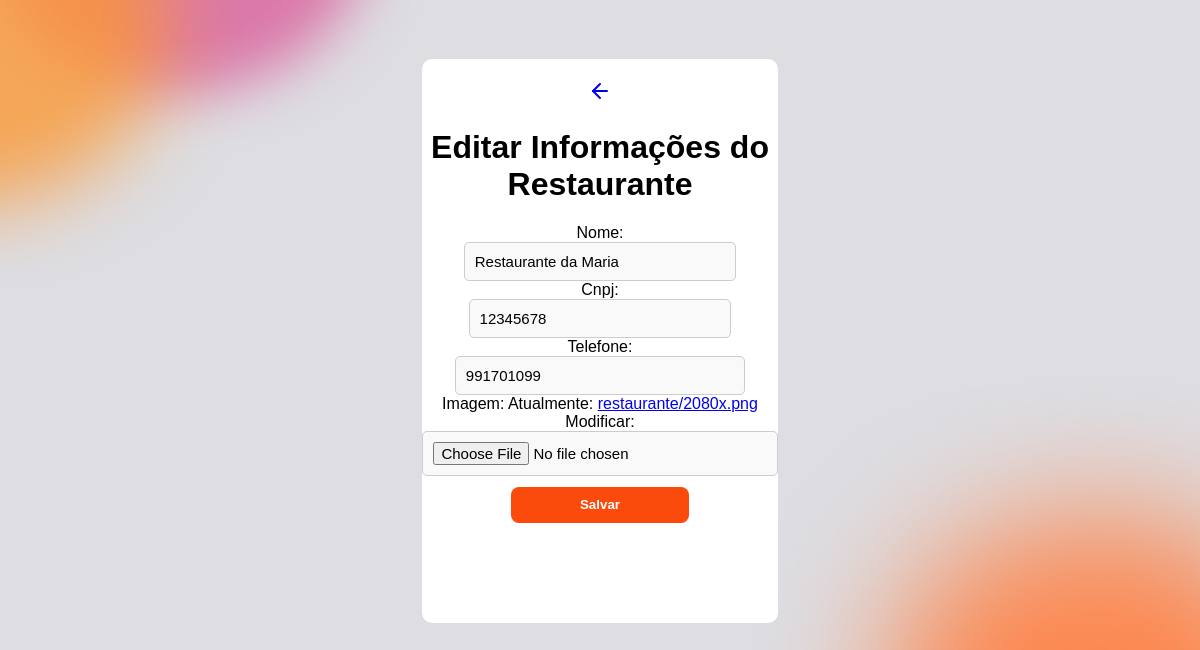
The app's page /dash/info/editar/ (signed in), older data.
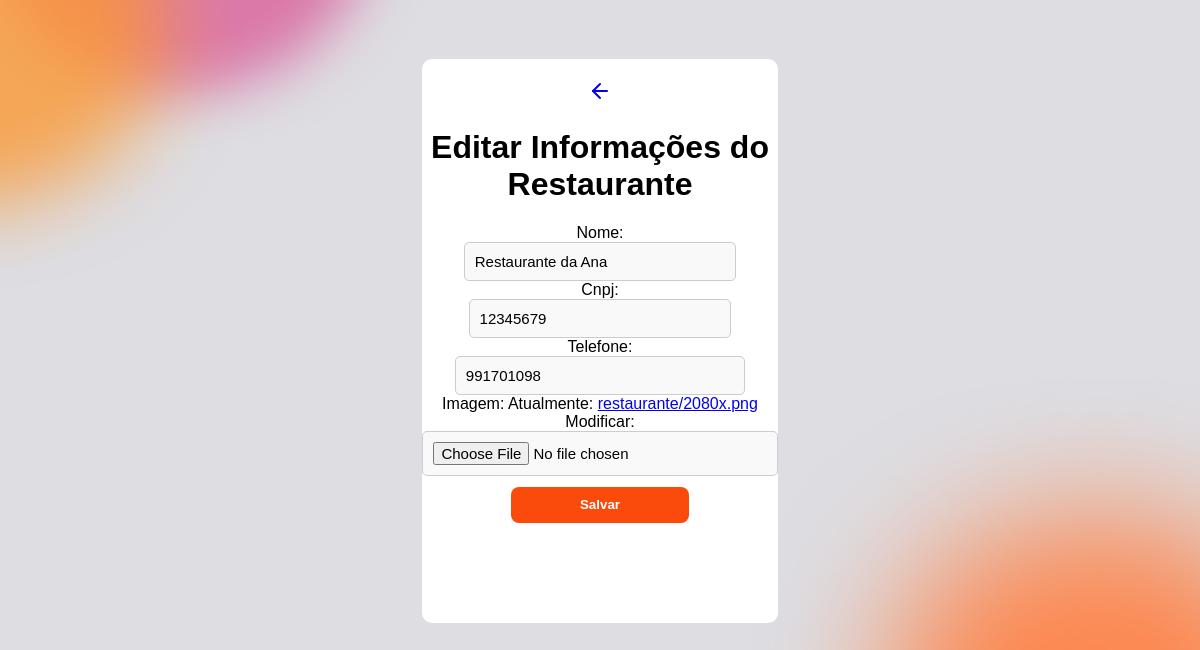
The same page, newer data.
### dashboard/models.py (models this page shows, shortened)
class Restaurante(models.Model):
    user = models.OneToOneField(User, on_delete=models.CASCADE)
    nome = models.CharField(max_length=100)
    cnpj = models.CharField(max_length=18, unique=True)
    telefone = models.CharField(max_length=15)
    imagem = models.ImageField(upload_to='restaurante/', null=True)
    criado_em = models.DateTimeField(auto_now_add=True)

### dashboard/views.py (the view)
# urls.py: path('info/editar/', editar_informacoes, name='editar_informacoes'),
def editar_informacoes(request):
    restaurante = Restaurante.objects.get(user=request.user)
    form = RestauranteEditForm(request.POST or None, request.FILES or None, instance=restaurante)
    if form.is_valid():
        form.save()
        messages.success(request, 'informações atualizadas com sucesso!')
        return redirect('home_info')
    return render(request, 'info/form_info.html', {'form':form})

### dashboard/forms.py
class RestauranteEditForm(forms.ModelForm):
    class Meta:
        model = Restaurante
        fields = ['nome', 'cnpj', 'telefone', 'imagem']
        widgets = {
            'nome': forms.TextInput(attrs={'placeholder':'Nome'}),
            'cnpj': forms.TextInput(attrs={'placeholder':'CNPJ'}),
            'telefone': forms.TextInput(attrs={'placeholder':'Telefone'}),
            'imagem': forms.ClearableFileInput(),
        }
    def __init__(self, *args, **kwargs):
        super().__init__(*args, **kwargs)
        for field in self.fields.values():
            field.widget.attrs['class'] = 'form-input'

### dashboard/templates/info/form_info.html (shortened to what this page needs)
{% extends '../form_base.html' %}
{% block back_url %}
{% endblock %}
{% block form_title %}
  Editar Informações do Restaurante
{% endblock %}
{% block submit_text %}
  Salvar
{% endblock %}

### dashboard/templates/form_base.html (shortened to what this page needs)
<!DOCTYPE html>
{% load static %}
<html>
<head>
  <link rel='stylesheet' type='text/css' media='screen' href="{% static 'css/form.css' %}">
</head>
<body>
  <div class="all">
    <a href="{% block back_url %} {% endblock %}">
      <i data-lucide="arrow-left"></i>
    </a>
    <h1>
      {% block form_title %}
      {% endblock %}
    </h1>
    <form method="POST" enctype="multipart/form-data">
      {% csrf_token %} {{ form }}
      <button type="submit">
        {% block submit_text %}
        {% endblock %}
      </button>
   </form>
  </div>
</body>
</html>

Row changes from the older to the newer data that the page shows:
changed Restaurante: nome "Restaurante da Maria" → "Restaurante da Ana"; cnpj "12345678" → "12345679"; telefone "991701099" → "991701098"
